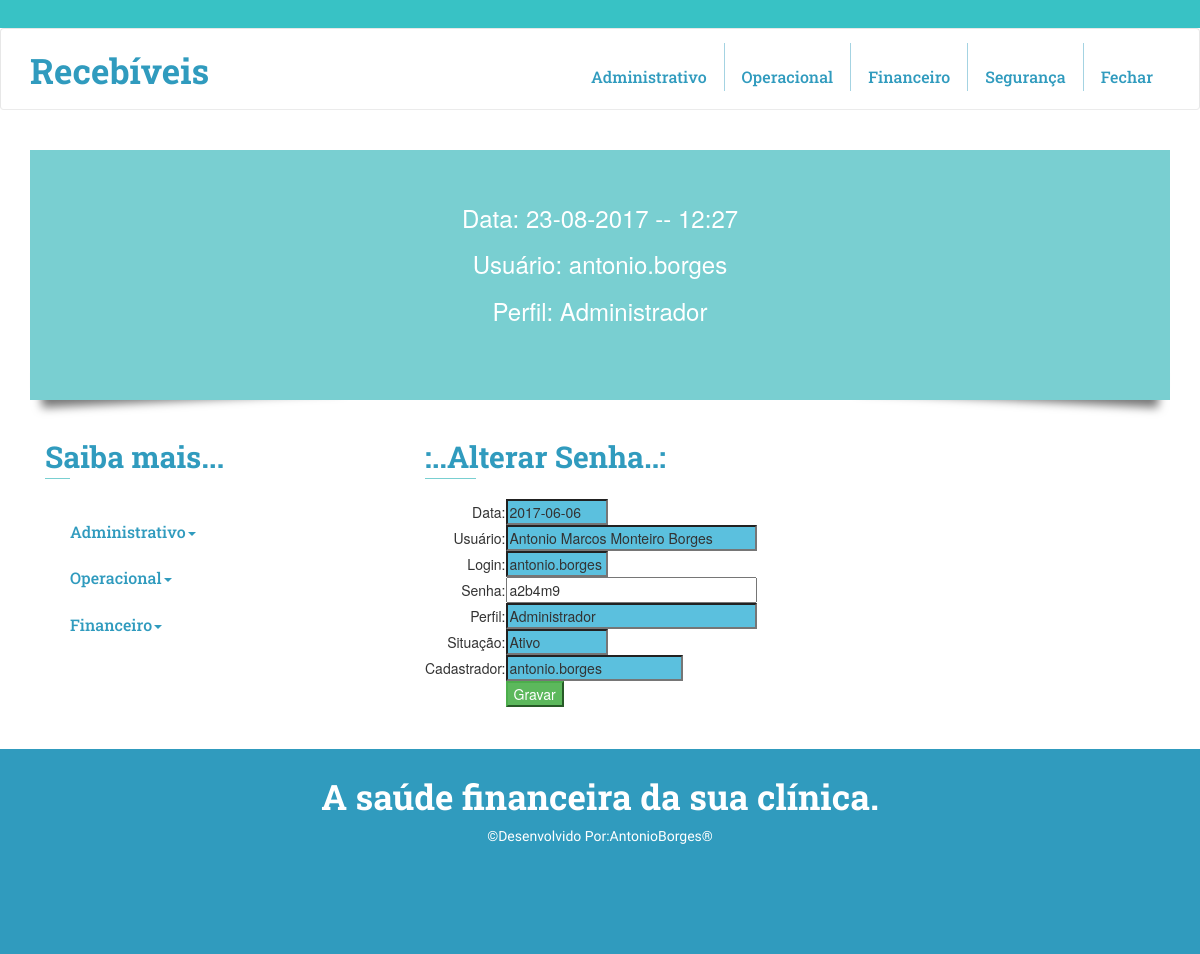
Page /restrito/alterar_senha.php (signed in) on the committed database.
### tables this page shows
CREATE TABLE IF NOT EXISTS `acesso` (
  `id_ace` int(11) NOT NULL AUTO_INCREMENT,
  `usu_data` date NOT NULL,
  `usu_id` int(5) NOT NULL,
  `login` varchar(20) NOT NULL,
  `senha` varchar(20) NOT NULL,
  `perfil_id` int(2) NOT NULL,
  `situacao_ace` int(2) NOT NULL,
  `cadastrador_ace` varchar(40) NOT NULL,
  PRIMARY KEY (`id_ace`),
  UNIQUE KEY `login` (`login`),
  KEY `usu_id` (`usu_id`),
  KEY `perfil_id` (`perfil_id`),
  KEY `situacao_ace` (`situacao_ace`)
);

CREATE TABLE IF NOT EXISTS `perfil` (
  `id_pf` int(11) NOT NULL AUTO_INCREMENT,
  `nome_pf` varchar(40) NOT NULL,
  PRIMARY KEY (`id_pf`)
);

CREATE TABLE IF NOT EXISTS `usuario` (
  `id_usu` int(11) NOT NULL AUTO_INCREMENT,
  `data_usu` date NOT NULL,
  `clin_id` int(5) NOT NULL,
  `nome_usu` varchar(255) NOT NULL,
  `fone_usu` varchar(40) NOT NULL,
  `email_usu` varchar(255) NOT NULL,
  `situacao_usu` int(2) NOT NULL,
  `cadastrador_usu` varchar(40) NOT NULL,
  PRIMARY KEY (`id_usu`),
  KEY `situacao_usu` (`situacao_usu`),
  KEY `clin_id` (`clin_id`)
);

CREATE TABLE IF NOT EXISTS `situacao` (
  `id_situa` int(11) NOT NULL AUTO_INCREMENT,
  `tipo_situa` varchar(40) NOT NULL,
  PRIMARY KEY (`id_situa`)
);

### restrito/alterar_senha.php (the view, shortened to what this page needs)
<?php require_once('../Connections/rec01.php'); ?>
<?php
$logoutAction = $_SERVER['PHP_SELF']."?doLogout=true";
?>
<?php
$editFormAction = $_SERVER['PHP_SELF'];
if (isset($_SERVER['QUERY_STRING'])) {
  $editFormAction .= "?" . htmlentities($_SERVER['QUERY_STRING']);
}
$usuario=$_SESSION['MM_Username'];
$query_cs_altera_senha = sprintf("SELECT id_ace, usu_data, usu_id, login, senha, perfil_id, situacao_ace, cadastrador_ace, id_usu, nome_usu, id_pf, nome_pf, id_situa, tipo_situa FROM acesso, usuario, perfil, situacao WHERE login ='$usuario' AND usu_id=id_usu AND perfil_id=id_pf AND situacao_ace=id_situa");
$cs_altera_senha = mysql_query($query_cs_altera_senha, $rec01) or die(mysql_error());
$row_cs_altera_senha = mysql_fetch_assoc($cs_altera_senha);
?>
<!doctype html>
<html>
<head>
		<link href="../css/owl.carousel.css" rel="stylesheet">
			<link href="../css/bootstrap.min.css" rel="stylesheet" type="text/css">
			<link href="../css/style.css" rel="stylesheet" type="text/css"/>
	</head>
	<body>
		<div class="header" id="home">
			<div class="header-top">
			</div>
			<div class="header_nav" id="home">
				<nav class="navbar navbar-default chn-gd">
					<div class="container">
					<div class="navbar-header">
					<a class="navbar-brand logo-st" href="index.php">Recebíveis</a>
					</div>
					<div class="collapse navbar-collapse" id="bs-example-navbar-collapse-1">
					<ul class="nav navbar-nav navbar-right">
						<li>
						<a href="../administrativo/principal_Adm01.php">
                        <br>
						Administrativo
						</a>
						</li>
						<li>
						<a href="../operacional/principal_Oper01.php">
                        <br>
						Operacional
						</a>
						</li>
						<li>
						<a href="#acheive" class="scroll">
                        <br>
						Financeiro
						</a>
						</li>
                        <li>
						<a href="../restrito/seguranca01.php">
                        <br>
						Segurança
						</a>
						</li>
						<li>
						<a href="<?php echo $logoutAction ?>"><br>Fechar</a>
						</li>
					</ul>
					</div>
					</div>
				</nav>
			</div>
    </div>
                    <?php include('identifica01.php');?>
<div class="content">
			<div class="service_features" id="features">
				<div class="container">
					<div class="col-md-4 ser-fet">
						<h3>Saiba mais...</h3>
						<span class="line"></span>
						<div class="services">
							<div class="menu-grid">
								<ul class="menu_drop">
									<li class="item1 plus"><a href="#" class="active">Administrativo<span class="caret"></span></a>
									</li>
									<li class="item3 plus"><a href="#" class="active">Operacional<span class="caret"></span></a>
									</li>
									<li class="item4 plus"><a href="#" class="active">Financeiro<span class="caret"></span></a>
									</li>
								</ul>
						</div>
						</div>
					</div>
					<div class="col-md-8 ser-fet">
						<h3>:..Alterar Senha..:</h3>
						<span class="line"></span>
			             <div class="w3-container">
                          <br>
                          <form method="post" name="form1" action="<?php echo $editFormAction; ?>">
                            <table width="100%" border="0" align="left" cellpadding="10" cellspacing="10">
                              <tr valign="baseline">
                                <td width="10%" align="right" nowrap>Data:</td>
                                <td width="90%" align="left"><input name="usu_data" type="text" class="label-info" value="<?php echo htmlentities($row_cs_altera_senha['usu_data'], ENT_COMPAT, 'utf-8'); ?>" size="10" readonly="readonly"></td>
                              </tr>
                              <tr valign="baseline">
                                <td nowrap align="right">Usuário:</td>
                                <td align="left"><input name="usu_id" type="text" class="label-info" value="<?php echo htmlentities($row_cs_altera_senha['nome_usu'], ENT_COMPAT, 'utf-8'); ?>" size="30" readonly="readonly"></td>
                              </tr>
                              <tr valign="baseline">
                                <td nowrap align="right">Login:</td>
                                <td align="left"><input name="login" type="text" class="label-info" value="<?php echo htmlentities($row_cs_altera_senha['login'], ENT_COMPAT, 'utf-8'); ?>" size="10" readonly="readonly"></td>
                              </tr>
                              <tr valign="baseline">
                                <td nowrap align="right">Senha:</td>
                                <td align="left"><input name="senha" type="text" value="<?php echo htmlentities($row_cs_altera_senha['senha'], ENT_COMPAT, 'utf-8'); ?>" size="30" maxlength="10"></td>
                              </tr>
                              <tr valign="baseline">
                                <td nowrap align="right">Perfil:</td>
                                <td align="left"><input name="perfil_id" type="text" class="label-info" value="<?php echo htmlentities($row_cs_altera_senha['nome_pf'], ENT_COMPAT, 'utf-8'); ?>" size="30" readonly="readonly"></td>
                              </tr>
                              <tr valign="baseline">
                                <td nowrap align="right">Situação:</td>
                                <td align="left"><input name="situacao_ace" type="text" class="label-info" value="<?php echo htmlentities($row_cs_altera_senha['tipo_situa'], ENT_COMPAT, 'utf-8'); ?>" size="10" readonly="readonly"></td>
                              </tr>
                              <tr valign="baseline">
                                <td nowrap align="right">Cadastrador:</td>
                                <td align="left"><input name="cadastrador_ace" type="text" class="label-info" value="<?php echo htmlentities($row_cs_altera_senha['cadastrador_ace'], ENT_COMPAT, 'utf-8'); ?>" size="20" readonly="readonly"></td>
                              </tr>
                              <tr valign="baseline">
                                <td nowrap align="right">&nbsp;</td>
                                <td align="left"><input type="submit" class="btn-success" value="Gravar"></td>
                              </tr>
                            </table>
                          </form>
						  <br>
                      </div>
					</div>
				</div>
			</div>
</div>
</body>
</html>

### restrito/identifica01.php (shortened to what this page needs)
<?php require_once('../Connections/rec01.php'); ?>
<?php
$usuario=$_SESSION['MM_Username'];
$query_cs_usuario = "SELECT id_ace, usu_data, usu_id, login, senha, perfil_id, situacao_ace, cadastrador_ace, id_pf, nome_pf FROM acesso, perfil WHERE perfil_id=id_pf AND login='$usuario'";
$cs_usuario = mysql_query($query_cs_usuario, $rec01) or die(mysql_error());
$row_cs_usuario = mysql_fetch_assoc($cs_usuario);
?>
<html>
	<body>
			<div class="container">
				<ul class="box-shadow effect2">
					<li>
                    	<h3><font color="white" size="+2"><?php  date_default_timezone_set('America/Sao_Paulo');
																	$date = date('d-m-Y -- H:i');
																	echo "Data:&nbsp;".$date;
														            ?></font></h3><br>
						<h3><font color="white" size="+2"><?php  echo "Usuário:&nbsp".$_SESSION['MM_Username'];?></font></h3><br>
                        <h3><font color="white" size="+2"><?php  echo "Perfil:&nbsp".$perfil=$row_cs_usuario['nome_pf'];?></font></h3><br>
					</li>
				</ul>
			</div>
	</body>
</html>

### css/style.css (style rules this page uses)
h4, h5, h6, h1, h2, h3 { margin: 0; }
ul, ol, li { margin: 0; }
p { margin: 0; }
body { margin:0; padding:0; }
.header-top { background:#38c2c5; padding: 1em 0em; }
.navbar-header a.navbar-brand.logo-st,.navbar-header a.navbar-brand.logo-st:hover { font-family: 'Roboto Slab', serif; font-weight:700; font-size: 35px; text-decoration:none; color:#309BBE; margin-top: 2px; }
nav.navbar.navbar-default.chn-gd { background-color: #fff; border-bottom: 1px solid #EBEBEB; padding: 1em 0em; margin: 0; }
.navbar-default .navbar-nav>li { border-right:1px solid rgba(48, 155, 190, 0.44); padding: 0px 5px 0px; }
.navbar-default .navbar-nav>li:nth-child(5) { border-right:none; }
.navbar-default .navbar-nav>li>a:focus,.navbar-default .navbar-nav>li>a { padding: 4px 12px; color: #309BBE !important; font-family: 'Roboto Slab', serif; font-weight: 500; font-size: 16px; }
ul.box-shadow li { text-align:center; position:relative; top:55px; }
ul.box-shadow { width:100%; height:250px; background:#79CFD1; margin:40px auto; }
.effect2 { position: relative; }
.effect2:before, .effect2:after { z-index: -1; position: absolute; content: ""; bottom: 15px; left: 10px; width: 50%; top: 80%; max-width:300px; background: #777; -webkit-box-shadow: 0 15px 10px #777; -moz-box-shadow: 0 15px 10px #777; box-shadow: 0 15px 10px #777; -webkit-transform: rotate(-3deg); -moz-transform: rotate(-3deg); -o-transform: rotate(-3deg); -ms-transform: rotate(-3deg); transform: rotate(-3deg); }
.effect2:after { -webkit-transform: rotate(3deg); -moz-transform: rotate(3deg); -o-transform: rotate(3deg); -ms-transform: rotate(3deg); transform: rotate(3deg); right: 10px; left: auto; }
.service_features { padding: 0em 0em 3em; }
.ser-fet h3 { color: #309BBE; font-weight: 700; font-family: 'Roboto Slab', serif; margin-bottom: 5px; font-size: 30px; }
span.line { height: 1px; background-color: #79CFD1; display: block; width: 7%; }
.menu-grid { margin-top:30px; }
.menu_drop { background:#fff; width: auto; height: auto; padding: 0; list-style: none; }
ul { padding: 0; list-style: none; }
.menu_drop > li > a { border-left:5px solid transparent; width: 100%; line-height: 2.9em; display: block; text-indent: 20px; position: relative; color: #309BBE; text-decoration: none; font-weight: 500; font-size: 16px; font-family: 'Roboto Slab', serif; }
.footer { background:#309BBE; padding:2em 0em; }
.footer-text { text-align:center; }
.footer-text h3 a,.footer-text h3 a:hover { font-family: 'Roboto Slab', serif; font-weight: 700; font-size: 35px; text-decoration: none; color: #fff; margin-bottom: 10px; }
.footer-text p { margin-top: 10px; color: #fff; font-family: 'Monda', sans-serif; font-size: 14px; font-weight: 100; }

### rows in the picture
acesso: perfil.nome_pf "Administrador", usu_data "2017-06-06", usu_id "Antonio Marcos Monteiro Borges", login "antonio.borges", senha "a2b4m9", perfil_id "Administrador", situacao_ace "Ativo", cadastrador_ace "antonio.borges"

### other values in the picture
$date "23-08-2017 -- 12:27"
$_SESSION['MM_Username'] "antonio.borges"
